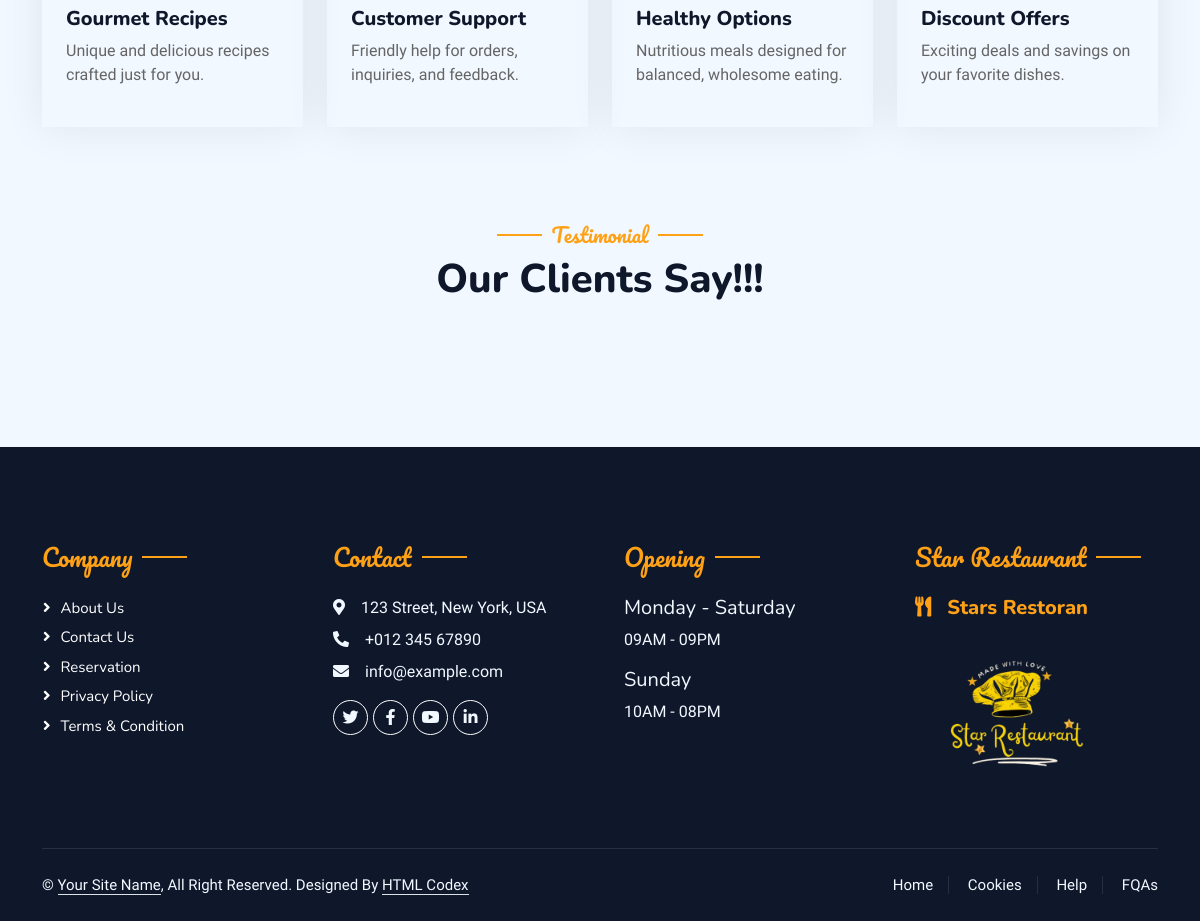
The app's page /stars/restaurant/services/ (lower part), older data.
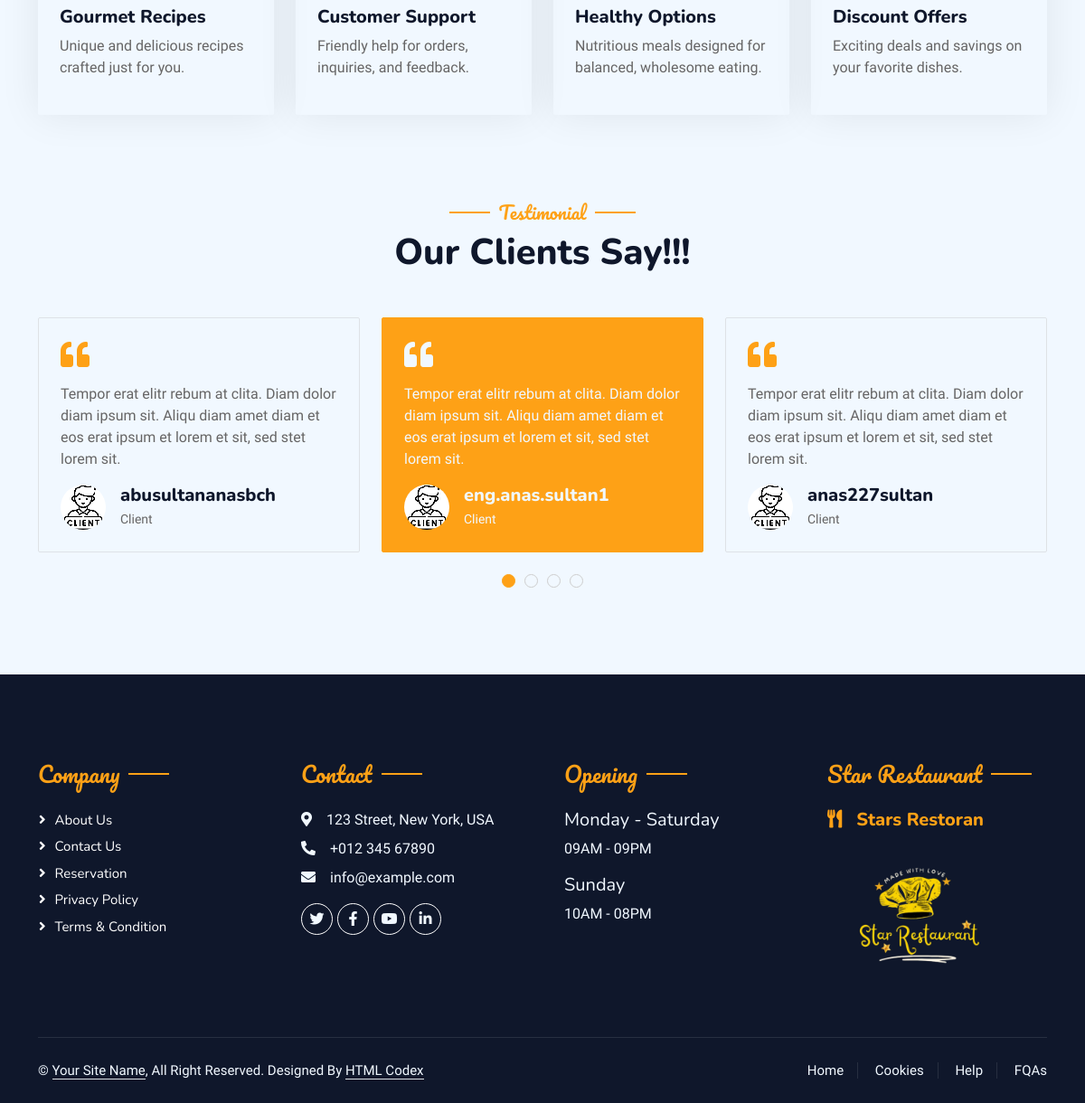
The same page, newer data.
### restaurant_app/models.py (models this page shows, shortened)
class Services(models.Model):
    name = models.CharField(max_length=50, blank=False, default='Service')
    description = models.CharField(max_length=2500,blank=False,default='description of services')
    icon = models.ImageField(upload_to='icons/',default='defa/client.png')
    text_icon = models.CharField(max_length=2500,default='fa fa-3x fa-cart-plus text-primary mb-4')

class Comment(models.Model):
    STATUS_CHOICES=[
        ('pending','Pending'),
        ('approved','Approved'),
        ('rejected','Rejected'),
    ]
    user = models.ForeignKey(User, on_delete=models.CASCADE, related_name='comments')
    text = models.TextField(max_length=4000, blank=False)
    created_at = models.DateTimeField(auto_now_add=True)
    status = models.CharField(max_length=10, choices=STATUS_CHOICES, default='pending')

### accounts/models.py (models this page shows, shortened)
class Account(models.Model):
    user = models.OneToOneField(User,on_delete=models.CASCADE, related_name='account')
    job_title = models.CharField(max_length=255, blank=True, default='Client')
    image = models.ImageField(upload_to='clients/', default='defa/client.png')  # Add profile image
    credits = models.SmallIntegerField(default=0)
    created_at = models.DateTimeField(auto_now_add=True)
    updated_at = models.DateTimeField(auto_now=True)

### restaurant_app/views.py (the view)
# urls.py: path('services/',views.service,name='services'),
def service(request):
    services = Services.objects.all()
    rest_detail = get_object_or_404(Rest_detail,pk =1)
    breadcrumb_section_url = reverse('restaurant_app:about')
    comments = Comment.objects.filter(status='approved').order_by('-created_at')
    context = {
        'services': services,
        'service':'active',
        'page_title': 'Services',
        'breadcrumb_section': 'About',
        'breadcrumb_active': 'Services',
        'rest_detail': rest_detail,
        'breadcrumb_section_url': breadcrumb_section_url,
        'comments': comments,
        }
    return render(request,'restaurant/services.html',context)

### restaurant_app/templates/restaurant/services.html (shortened to what this page needs)
{% extends 'restaurant/base_other.html' %}
{% load static %}
{% block content %}
<!DOCTYPE html>
<html lang="en">
<head>
    <link rel="stylesheet" href="https://cdnjs.cloudflare.com/ajax/libs/OwlCarousel2/2.3.4/assets/owl.carousel.min.css">
    <link rel="stylesheet" href="https://cdnjs.cloudflare.com/ajax/libs/OwlCarousel2/2.3.4/assets/owl.theme.default.min.css">
    <link rel="stylesheet" href="https://cdnjs.cloudflare.com/ajax/libs/animate.css/4.1.1/animate.min.css">
</head>
<body>
    <div class="container-xxl py-5">
        <div class="container">
            <div class="row g-4">
                {% for service in services %}
                <div class="col-lg-3 col-sm-6 wow fadeInUp" data-wow-delay="0.1s">
                    <div class="service-item rounded pt-3">
                        <div class="p-4">
                            <h5>{{ service.name }}</h5>
                            <p>{{ service.description }}</p>
                        </div>
                    </div>
                </div>
                {% if forloop.counter|divisibleby:4 and not forloop.last %}<p></p>
                </div><div class="row g-4">
                {% endif %}
                {% endfor %}
            </div>
        </div>
    </div>
    <div class="container-xxl py-5 wow fadeInUp" data-wow-delay="0.1s">
        <div class="container">
            <div class="text-center">
                <h5 class="section-title ff-secondary text-center text-primary fw-normal">Testimonial</h5>
                <h1 class="mb-5">Our Clients Say!!!</h1>
            </div>
            <div class="owl-carousel testimonial-carousel">
                {% for comment in comments %}
                <div class="testimonial-item bg-transparent border rounded p-4">
                    <i class="fa fa-quote-left fa-2x text-primary mb-3"></i>
                    <p>{{ comment.text }}</p>
                    <div class="d-flex align-items-center">
                        <img class="img-fluid flex-shrink-0 rounded-circle" src="{{ comment.user.account.image.url }}" style="width: 50px; height: 50px;">
                        <div class="ps-3">
                            <h5 class="mb-1">{{ comment.user.username }}</h5>
                            <small>{{ comment.user.account.job_title }}</small>
                        </div>
                    </div>
                </div>
                {% endfor %}
            </div>
        </div>
    </div>
</body>
</html>
{% endblock content %}

Row changes from the older to the newer data that the page shows:
added Comment: text "Tempor erat elitr rebum at clita. Diam dolor diam ipsum sit. Aliqu diam amet diam et eos erat ipsum et lorem et sit, sed stet lorem sit.", user.account.image (picture), user.username "eng.anas.sultan1", user.account.job_title "Client"
added Comment: text "Tempor erat elitr rebum at clita. Diam dolor diam ipsum sit. Aliqu diam amet diam et eos erat ipsum et lorem et sit, sed stet lorem sit.", user.account.image (picture), user.username "anas227sultan", user.account.job_title "Client"
now on this page (row edited): Comment: text "Tempor erat elitr rebum at clita. Diam dolor diam ipsum sit. Aliqu diam amet diam et eos erat ipsum et lorem et sit, sed stet lorem sit.", user.account.image (picture), user.username "abusultananasbch", user.account.job_title "Client"
